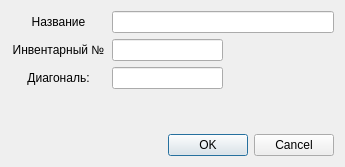
<?xml version="1.0" encoding="UTF-8"?>
<ui version="4.0">
 <class>MonitorEditDialog</class>
 <widget class="QDialog" name="MonitorEditDialog">
  <property name="geometry">
   <rect>
    <x>0</x>
    <y>0</y>
    <width>345</width>
    <height>167</height>
   </rect>
  </property>
  <property name="windowTitle">
   <string>Данные о мониторе</string>
  </property>
  <layout class="QGridLayout" name="gridLayout">
   <item row="0" column="0">
    <layout class="QVBoxLayout" name="verticalLayout_9">
     <item>
      <layout class="QHBoxLayout" name="horizontalLayout_10">
       <item>
        <widget class="QLabel" name="label_17">
         <property name="minimumSize">
          <size>
           <width>95</width>
           <height>0</height>
          </size>
         </property>
         <property name="text">
          <string>Название</string>
         </property>
         <property name="alignment">
          <set>Qt::AlignCenter</set>
         </property>
        </widget>
       </item>
       <item>
        <widget class="QLineEdit" name="leName"/>
       </item>
      </layout>
     </item>
     <item>
      <layout class="QHBoxLayout" name="horizontalLayout_11">
       <item>
        <widget class="QLabel" name="label_18">
         <property name="minimumSize">
          <size>
           <width>95</width>
           <height>0</height>
          </size>
         </property>
         <property name="text">
          <string>Инвентарный №</string>
         </property>
         <property name="alignment">
          <set>Qt::AlignCenter</set>
         </property>
        </widget>
       </item>
       <item>
        <widget class="QLineEdit" name="leNumber"/>
       </item>
       <item>
        <spacer name="horizontalSpacer_5">
         <property name="orientation">
          <enum>Qt::Horizontal</enum>
         </property>
         <property name="sizeHint" stdset="0">
          <size>
           <width>40</width>
           <height>20</height>
          </size>
         </property>
        </spacer>
       </item>
      </layout>
     </item>
    </layout>
   </item>
   <item row="1" column="0">
    <layout class="QHBoxLayout" name="horizontalLayout_2">
     <item>
      <widget class="QLabel" name="label_2">
       <property name="minimumSize">
        <size>
         <width>95</width>
         <height>0</height>
        </size>
       </property>
       <property name="text">
        <string>Диагональ:</string>
       </property>
       <property name="alignment">
        <set>Qt::AlignCenter</set>
       </property>
      </widget>
     </item>
     <item>
      <widget class="QLineEdit" name="leDiagonal"/>
     </item>
     <item>
      <spacer name="horizontalSpacer_2">
       <property name="orientation">
        <enum>Qt::Horizontal</enum>
       </property>
       <property name="sizeHint" stdset="0">
        <size>
         <width>40</width>
         <height>20</height>
        </size>
       </property>
      </spacer>
     </item>
    </layout>
   </item>
   <item row="2" column="0">
    <spacer name="verticalSpacer">
     <property name="orientation">
      <enum>Qt::Vertical</enum>
     </property>
     <property name="sizeHint" stdset="0">
      <size>
       <width>20</width>
       <height>24</height>
      </size>
     </property>
    </spacer>
   </item>
   <item row="3" column="0">
    <layout class="QHBoxLayout">
     <property name="spacing">
      <number>6</number>
     </property>
     <property name="margin" stdset="0">
      <number>0</number>
     </property>
     <item>
      <spacer name="horizontalSpacer">
       <property name="orientation">
        <enum>Qt::Horizontal</enum>
       </property>
       <property name="sizeHint" stdset="0">
        <size>
         <width>40</width>
         <height>20</height>
        </size>
       </property>
      </spacer>
     </item>
     <item>
      <widget class="QPushButton" name="okButton">
       <property name="text">
        <string>OK</string>
       </property>
      </widget>
     </item>
     <item>
      <widget class="QPushButton" name="cancelButton">
       <property name="text">
        <string>Cancel</string>
       </property>
      </widget>
     </item>
    </layout>
   </item>
  </layout>
 </widget>
 <resources/>
 <connections>
  <connection>
   <sender>okButton</sender>
   <signal>clicked()</signal>
   <receiver>MonitorEditDialog</receiver>
   <slot>accept()</slot>
   <hints>
    <hint type="sourcelabel">
     <x>278</x>
     <y>253</y>
    </hint>
    <hint type="destinationlabel">
     <x>96</x>
     <y>254</y>
    </hint>
   </hints>
  </connection>
  <connection>
   <sender>cancelButton</sender>
   <signal>clicked()</signal>
   <receiver>MonitorEditDialog</receiver>
   <slot>reject()</slot>
   <hints>
    <hint type="sourcelabel">
     <x>369</x>
     <y>253</y>
    </hint>
    <hint type="destinationlabel">
     <x>179</x>
     <y>282</y>
    </hint>
   </hints>
  </connection>
 </connections>
</ui>
